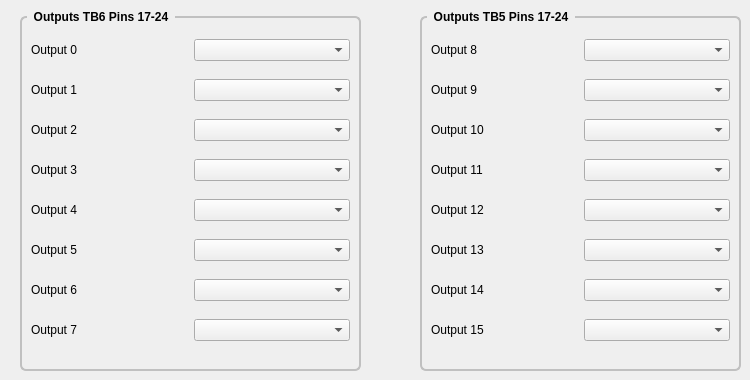
      <widget class="QWidget" name="outputs">
       <attribute name="title">
        <string>Outputs</string>
       </attribute>
       <widget class="QGroupBox" name="gridGroupBox">
        <property name="geometry">
         <rect>
          <x>20</x>
          <y>10</y>
          <width>341</width>
          <height>361</height>
         </rect>
        </property>
        <property name="styleSheet">
         <string notr="true">QGroupBox {
    font: bold;
    border: 2px solid silver;
    border-radius: 6px;
    margin-top: 6px;
}

QGroupBox::title {
    subcontrol-origin: margin;
    left: 7px;
    padding: 0px 5px 0px 5px;
}</string>
        </property>
        <property name="title">
         <string>Outputs TB6 Pins 17-24</string>
        </property>
        <layout class="QGridLayout" name="gridLayout_45">
         <item row="0" column="1">
          <widget class="QComboBox" name="output_0"/>
         </item>
         <item row="3" column="1">
          <widget class="QComboBox" name="output_3"/>
         </item>
         <item row="0" column="0">
          <widget class="QLabel" name="label_22">
           <property name="text">
            <string>Output 0</string>
           </property>
          </widget>
         </item>
         <item row="1" column="0">
          <widget class="QLabel" name="label_23">
           <property name="text">
            <string>Output 1</string>
           </property>
          </widget>
         </item>
         <item row="1" column="1">
          <widget class="QComboBox" name="output_1"/>
         </item>
         <item row="4" column="1">
          <widget class="QComboBox" name="output_4"/>
         </item>
         <item row="2" column="1">
          <widget class="QComboBox" name="output_2"/>
         </item>
         <item row="5" column="1">
          <widget class="QComboBox" name="output_5"/>
         </item>
         <item row="2" column="0">
          <widget class="QLabel" name="label_24">
           <property name="text">
            <string>Output 2</string>
           </property>
          </widget>
         </item>
         <item row="3" column="0">
          <widget class="QLabel" name="label_25">
           <property name="text">
            <string>Output 3</string>
           </property>
          </widget>
         </item>
         <item row="4" column="0">
          <widget class="QLabel" name="label_26">
           <property name="text">
            <string>Output 4</string>
           </property>
          </widget>
         </item>
         <item row="5" column="0">
          <widget class="QLabel" name="label_293">
           <property name="text">
            <string>Output 5</string>
           </property>
          </widget>
         </item>
         <item row="7" column="0">
          <widget class="QLabel" name="label_425">
           <property name="text">
            <string>Output 7</string>
           </property>
          </widget>
         </item>
         <item row="7" column="1">
          <widget class="QComboBox" name="output_7"/>
         </item>
         <item row="6" column="0">
          <widget class="QLabel" name="label_426">
           <property name="text">
            <string>Output 6</string>
           </property>
          </widget>
         </item>
         <item row="6" column="1">
          <widget class="QComboBox" name="output_6"/>
         </item>
        </layout>
       </widget>
       <widget class="QGroupBox" name="gridGroupBox">
        <property name="geometry">
         <rect>
          <x>420</x>
          <y>10</y>
          <width>321</width>
          <height>361</height>
         </rect>
        </property>
        <property name="styleSheet">
         <string notr="true">QGroupBox {
    font: bold;
    border: 2px solid silver;
    border-radius: 6px;
    margin-top: 6px;
}

QGroupBox::title {
    subcontrol-origin: margin;
    left: 7px;
    padding: 0px 5px 0px 5px;
}</string>
        </property>
        <property name="title">
         <string>Outputs TB5 Pins 17-24</string>
        </property>
        <layout class="QGridLayout" name="gridLayout_51">
         <item row="0" column="0">
          <widget class="QLabel" name="label_433">
           <property name="text">
            <string>Output 8</string>
           </property>
          </widget>
         </item>
         <item row="1" column="0">
          <widget class="QLabel" name="label_434">
           <property name="text">
            <string>Output 9</string>
           </property>
          </widget>
         </item>
         <item row="2" column="0">
          <widget class="QLabel" name="label_430">
           <property name="text">
            <string>Output 10</string>
           </property>
          </widget>
         </item>
         <item row="3" column="0">
          <widget class="QLabel" name="label_432">
           <property name="text">
            <string>Output 11</string>
           </property>
          </widget>
         </item>
         <item row="4" column="0">
          <widget class="QLabel" name="label_428">
           <property name="text">
            <string>Output 12</string>
           </property>
          </widget>
         </item>
         <item row="1" column="1">
          <widget class="QComboBox" name="output_9"/>
         </item>
         <item row="4" column="1">
          <widget class="QComboBox" name="output_12"/>
         </item>
         <item row="2" column="1">
          <widget class="QComboBox" name="output_10"/>
         </item>
         <item row="0" column="1">
          <widget class="QComboBox" name="output_8"/>
         </item>
         <item row="3" column="1">
          <widget class="QComboBox" name="output_11"/>
         </item>
         <item row="5" column="0">
          <widget class="QLabel" name="label_431">
           <property name="text">
            <string>Output 13</string>
           </property>
          </widget>
         </item>
         <item row="6" column="0">
          <widget class="QLabel" name="label_429">
           <property name="text">
            <string>Output 14</string>
           </property>
          </widget>
         </item>
         <item row="7" column="0">
          <widget class="QLabel" name="label_427">
           <property name="text">
            <string>Output 15</string>
           </property>
          </widget>
         </item>
         <item row="7" column="1">
          <widget class="QComboBox" name="output_15"/>
         </item>
         <item row="5" column="1">
          <widget class="QComboBox" name="output_13"/>
         </item>
         <item row="6" column="1">
          <widget class="QComboBox" name="output_14"/>
         </item>
        </layout>
       </widget>
      </widget>
